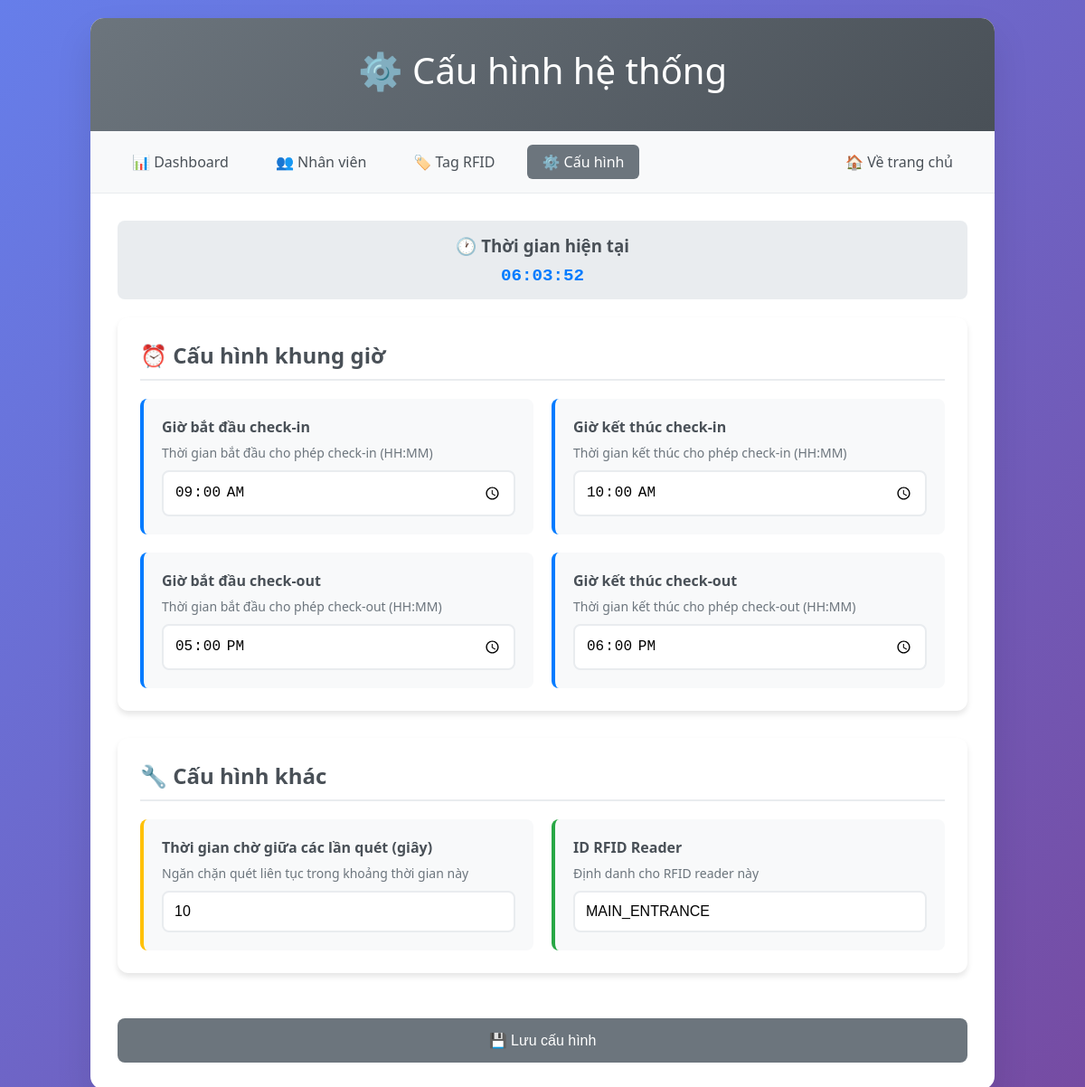
/admin/config, run on the app's committed database.
### tables this page shows
CREATE TABLE system_config (
            id INTEGER PRIMARY KEY AUTOINCREMENT,
            config_key TEXT UNIQUE NOT NULL,
            config_value TEXT NOT NULL,
            description TEXT,
            updated_at TEXT DEFAULT CURRENT_TIMESTAMP
        );

### app.py (the view)
@app.route('/admin/config')
def admin_config():
    config = get_system_config()
    return render_template('admin/config.html', config=config)

### app.py (called while the page is built)
def get_system_config():
    conn = sqlite3.connect('checkins.db')
    configs = conn.execute('SELECT config_key, config_value FROM system_config').fetchall()
    conn.close()
    config_dict = {}
    for key, value in configs:
        config_dict[key] = value
    return config_dict

### templates/admin/config.html (shortened to what this page needs)
<!DOCTYPE html>
<html lang="vi">
  <head>
  </head>
  <body>
    <div class="container">
      <div class="header">
        <h1>⚙️ Cấu hình hệ thống</h1>
      </div>
      <div class="nav">
        <a href="/admin">📊 Dashboard</a>
        <a href="/admin/employees">👥 Nhân viên</a>
        <a href="/admin/tags">🏷️ Tag RFID</a>
        <a href="/admin/config" class="active">⚙️ Cấu hình</a>
        <a href="/" style="margin-left: auto">🏠 Về trang chủ</a>
      </div>
      <div class="content">
        <div class="current-time">
          <h3>🕐 Thời gian hiện tại</h3>
          <div class="time-display" id="currentTime"></div>
        </div>
        <form id="configForm">
          <div class="config-section">
            <h2>⏰ Cấu hình khung giờ</h2>
            <div class="config-grid">
              <div class="config-item time">
                <label class="config-label">Giờ bắt đầu check-in</label>
                <div class="config-description">
                  Thời gian bắt đầu cho phép check-in (HH:MM)
                </div>
                <input
                  type="time"
                  class="config-input"
                  name="checkin_start"
                  value="{{ config.get('checkin_start', '08:45') }}"
                  required
                />
              </div>
              <div class="config-item time">
                <label class="config-label">Giờ kết thúc check-in</label>
                <div class="config-description">
                  Thời gian kết thúc cho phép check-in (HH:MM)
                </div>
                <input
                  type="time"
                  class="config-input"
                  name="checkin_end"
                  value="{{ config.get('checkin_end', '09:15') }}"
                  required
                />
              </div>
              <div class="config-item time">
                <label class="config-label">Giờ bắt đầu check-out</label>
                <div class="config-description">
                  Thời gian bắt đầu cho phép check-out (HH:MM)
                </div>
                <input
                  type="time"
                  class="config-input"
                  name="checkout_start"
                  value="{{ config.get('checkout_start', '17:45') }}"
                  required
                />
              </div>
              <div class="config-item time">
                <label class="config-label">Giờ kết thúc check-out</label>
                <div class="config-description">
                  Thời gian kết thúc cho phép check-out (HH:MM)
                </div>
                <input
                  type="time"
                  class="config-input"
                  name="checkout_end"
                  value="{{ config.get('checkout_end', '18:15') }}"
                  required
                />
              </div>
            </div>
          </div>
          <div class="config-section">
            <h2>🔧 Cấu hình khác</h2>
            <div class="config-grid">
              <div class="config-item cooldown">
                <label class="config-label"
                  >Thời gian chờ giữa các lần quét (giây)</label
                >
                <div class="config-description">
                  Ngăn chặn quét liên tục trong khoảng thời gian này
                </div>
                <input
                  type="number"
                  class="config-input"
                  name="scan_cooldown"
                  value="{{ config.get('scan_cooldown', '10') }}"
                  min="1"
                  max="60"
                  required
                />
              </div>
              <div class="config-item reader">
                <label class="config-label">ID RFID Reader</label>
                <div class="config-description">
                  Định danh cho RFID reader này
                </div>
                <input
                  type="text"
                  class="config-input"
                  name="reader_id"
                  value="{{ config.get('reader_id', 'MAIN_ENTRANCE') }}"
                  required
                />
              </div>
            </div>
          </div>
          <button type="submit" class="save-btn" id="saveBtn">
            💾 Lưu cấu hình
          </button>
        </form>
      </div>
    </div>
  </body>
</html>

### templates/admin/config.html (style rules this page uses)
* { margin: 0; padding: 0; box-sizing: border-box; }
body { font-family: "Segoe UI", Tahoma, Geneva, Verdana, sans-serif; background: linear-gradient(135deg, #667eea 0%, #764ba2 100%); min-height: 100vh; padding: 20px; }
.container { max-width: 1000px; margin: 0 auto; background: white; border-radius: 15px; box-shadow: 0 20px 40px rgba(0, 0, 0, 0.1); overflow: hidden; }
.header { background: linear-gradient(135deg, #6c757d 0%, #495057 100%); color: white; padding: 30px; text-align: center; }
.header h1 { font-size: 2.5em; margin-bottom: 10px; font-weight: 300; }
.nav { background: #f8f9fa; padding: 15px 30px; border-bottom: 1px solid #e9ecef; display: flex; gap: 20px; align-items: center; flex-wrap: wrap; }
.nav a { text-decoration: none; color: #495057; padding: 8px 16px; border-radius: 6px; transition: all 0.3s ease; font-weight: 500; }
.nav a.active { background: #6c757d; color: white; }
.content { padding: 30px; }
.config-section { background: white; border-radius: 12px; padding: 25px; margin-bottom: 30px; box-shadow: 0 4px 6px rgba(0, 0, 0, 0.1); }
.config-section h2 { color: #495057; margin-bottom: 20px; font-size: 1.5em; border-bottom: 2px solid #e9ecef; padding-bottom: 10px; }
.config-grid { display: grid; grid-template-columns: repeat(auto-fit, minmax(300px, 1fr)); gap: 20px; }
.config-item { background: #f8f9fa; padding: 20px; border-radius: 8px; border-left: 4px solid #6c757d; }
.config-item.time { border-left-color: #007bff; }
.config-item.cooldown { border-left-color: #ffc107; }
.config-item.reader { border-left-color: #28a745; }
.config-label { display: block; margin-bottom: 8px; font-weight: 600; color: #495057; }
.config-description { color: #6c757d; font-size: 14px; margin-bottom: 10px; }
.config-input { width: 100%; padding: 12px; border: 2px solid #e9ecef; border-radius: 8px; font-size: 16px; transition: border-color 0.3s ease; }
.save-btn { background: #6c757d; color: white; border: none; padding: 15px 30px; border-radius: 8px; cursor: pointer; font-size: 16px; font-weight: 500; transition: all 0.3s ease; width: 100%; margin-top: 20px; }
.current-time { background: #e9ecef; padding: 15px; border-radius: 8px; text-align: center; margin-bottom: 20px; }
.current-time h3 { color: #495057; margin-bottom: 10px; }
.time-display { font-family: "Courier New", monospace; font-size: 1.2em; color: #007bff; font-weight: bold; }

### data on the page
system_config: checkin_start "09:00"
system_config: checkin_end "10:00"
system_config: checkout_start "17:00"
system_config: checkout_end "18:00"
system_config: scan_cooldown "10"
system_config: reader_id "MAIN_ENTRANCE"
